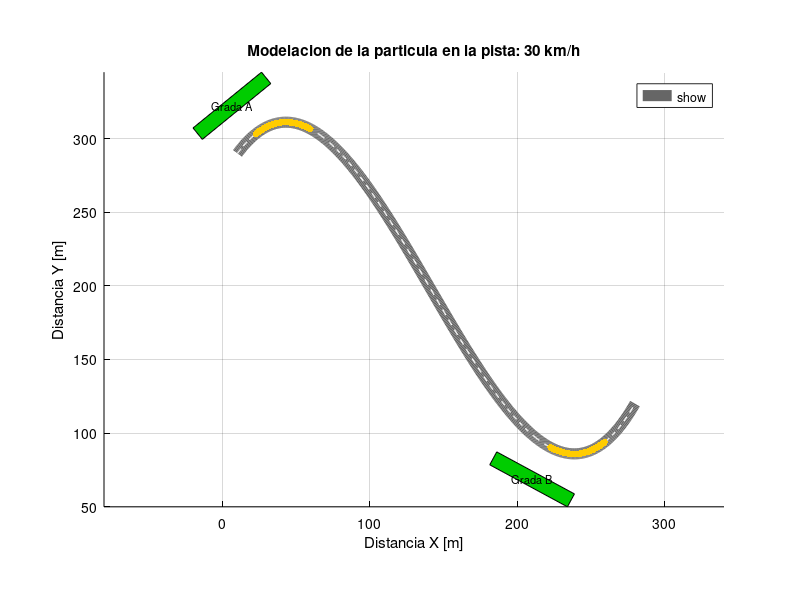

MATLAB code to generate this figure: (Note: this script raises an error after producing the figure.)
function modelacion_pista()
    clc; close all;
    
    % ==========================================
    % INPUT DE USUARIO
    % ==========================================
    prompt = {'Ingrese la velocidad del auto (km/h):'};
    dlgtitle = 'F1 Telemetry Setup';
    dims = [1 50];
    definput = {'30'};
    ans_user = inputdlg(prompt, dlgtitle, dims, definput);
    if isempty(ans_user), return; end
    vel_auto_kmh = str2double(ans_user{1});
    if isnan(vel_auto_kmh) || vel_auto_kmh < 0, return; end
    vel_auto_ms = vel_auto_kmh / 3.6; 

    % ==========================================
    % DATOS FÍSICOS
    % ==========================================
    points = [10 290; 110 250; 140 200; 280 120];
    xi = 10; xf = 280;
    
    m_auto = 798;       % Masa F1 (kg)
    % m_auto2 = 800;      % Masa Obstáculo
    g = 9.81; 
    mu_s = 0.8; mu_k = 0.6; theta = deg2rad(3); 
    % dt_impacto = 0.1;

    [a,b,c,d] = calcularIncognitas(points);
    coefs = [a b c d];
    
    x_track = xi:0.5:xf;
    y_track = polyval(coefs, x_track);
    der1 = polyder(coefs);
    dy_track = polyval(der1, x_track); 
    R = calcularRadioCurvatura(coefs, x_track); 
    
    % Zonas Críticas y Vel Max
    idx_zona_amarilla = R < 50; 
    num = sin(theta) + mu_s * cos(theta);
    den = cos(theta) - mu_s * sin(theta);
    V_max_array = sqrt(abs(R) .* g .* (num / den)); 

    % ==========================================
    % PREPARACIÓN GRÁFICA
    % ==========================================
    fig = figure('Name', 'F1 Telemetry System', 'Color', 'w', 'Position', [50 50 1200 800]);
    hold on; grid on; axis equal;
    
    % Ejes y Fondo
    set(gca, 'Color', 'w', 'XColor', 'k', 'YColor', 'k');
    title(['Modelacion de la particula en la pista: ' num2str(vel_auto_kmh) ' km/h'], 'Color', 'k');
    xlabel('Distancia X [m]'); ylabel('Distancia Y [m]');
    
    % Dibujar Pista
    plot(x_track, y_track, 'Color', [0.4 0.4 0.4], 'LineWidth', 8, 'DisplayName', 'Pista'); 
    plot(x_track, y_track, 'w--', 'LineWidth', 1, 'HandleVisibility', 'off');
    
    if any(idx_zona_amarilla)
        plot(x_track(idx_zona_amarilla), y_track(idx_zona_amarilla), ...
             '.', 'Color', [1 0.8 0], 'MarkerSize', 15, 'DisplayName', 'Zona Riesgo');
    end
    
    colocarGradaManual(22, coefs, -25, 'Grada A');
    colocarGradaManual(222, coefs, 25, 'Grada B');
    
    legend('show', 'Location', 'northeast');

    % ==========================================
    % TABLERO DE TELEMETRÍA (HUD)
    % ==========================================
    % Creamos una caja de texto vacía en la esquina superior izquierda
    hud_box = text(xi, 290, '', ...
        'FontName', 'Consolas', 'FontSize', 10, ...
        'BackgroundColor', [0 0 0 0.8], ... 
        'Color', 'w', ...                   
        'EdgeColor', 'k', 'Margin', 5);

    % Objetos Móviles
    auto_dot = plot(x_track(1), y_track(1), 'ro', 'MarkerSize', 8, 'MarkerFaceColor', 'r', 'HandleVisibility', 'off');
    estela = plot(x_track(1), y_track(1), 'r-', 'LineWidth', 1, 'HandleVisibility', 'off');
    
    se_derrapo = false;
    idx_fallo = 0;
    
    % ==========================================
    % ANIMACIÓN FÍSICA
    % ==========================================
    for i = 1:length(x_track)
        if ~isvalid(fig), break; end 
        
        % --- CÁLCULOS EN TIEMPO REAL ---
        radio_actual = abs(R(i));
        limite_v = V_max_array(i);
        vel_actual_kmh = vel_auto_ms * 3.6;
        
        % Energía Cinética: K = 1/2 * m * v^2
        E_cinetica = 0.5 * m_auto * vel_auto_ms^2;
        

        % --- ACTUALIZAR HUD (TEXTO) ---
        mensaje = sprintf([ ...
            'Velocidad:  %6.1f km/h\n' ...
            'Límite Max: %6.1f km/h\n' ...
            'Radio Curva:%6.1f m\n' ...
            'Energía K:  %6.1f kJ'], ...
            vel_actual_kmh, limite_v*3.6, radio_actual, E_cinetica/1000);
            
        set(hud_box, 'String', mensaje, 'Position', [x_track(i)+10, y_track(i)+20, 0]); % El texto sigue al auto
        
        % --- LÓGICA DE DERRAPE ---
        if (vel_auto_ms > limite_v) && (radio_actual < 1000)
            se_derrapo = true; idx_fallo = i;
            plot(x_track(i), y_track(i), 'kx', 'MarkerSize', 15, 'LineWidth', 3);
            break; 
        end
        
        set(auto_dot, 'XData', x_track(i), 'YData', y_track(i));
        set(estela, 'XData', x_track(1:i), 'YData', y_track(1:i));
        drawnow; pause(0.01); 
    end
    
    % ==========================================
    % 6. FÍSICA POST-DERRAPE (Colisión)
    % ==========================================
    if se_derrapo
        m_tan = dy_track(idx_fallo);
        theta_v = atan(m_tan);
        
        % Barrera
        x_skid = x_track(idx_fallo); y_skid = y_track(idx_fallo);
        dist_barrera = 40;
        xb = x_skid + dist_barrera * cos(theta_v);
        yb = y_skid + dist_barrera * sin(theta_v);
        line([xb-2, xb+2], [yb+5, yb-5], 'Color', 'k', 'LineWidth', 5, "DisplayName", "Barrera");
        
        % Animación Derrape
        x_trace = x_skid; y_trace = y_skid;
        ruta_derrape = plot(x_skid, y_skid, 'Color', [1 0.5 0], 'LineWidth', 2, 'LineStyle', '--', "DisplayName","Trayectoria Tangencial");
        
        vel_actual = vel_auto_ms;
        dist_recorrida = 0;
        dt = 0.05;
        
        while dist_recorrida < dist_barrera && vel_actual > 0
             if ~isvalid(fig), break; end
             
             % Fisica: Disipación de Energía
             vel_actual = vel_actual - (mu_k * g * dt);
             if vel_actual < 0, vel_actual = 0; end
             
             % Energia actual bajando
             E_cinetica = 0.5 * m_auto * vel_actual^2;
             
             % Mover
             dx = vel_actual * cos(theta_v) * dt;
             dy = vel_actual * sin(theta_v) * dt;
             x_skid = x_skid + dx; y_skid = y_skid + dy;
             dist_recorrida = dist_recorrida + sqrt(dx^2 + dy^2);
             
             % Actualizar HUD con caida de energia
             mensaje = sprintf([ ...
                '--- Impacto ---\n' ...
                'Velocidad:  %6.1f km/h\n' ...
                'Energía K:  %6.1f kJ\n' ...
                'Estado:     Derrapado'], ...
                vel_actual*3.6, E_cinetica/1000);
             set(hud_box, 'String', mensaje, 'Color', 'r', 'Position', [x_skid+10, y_skid+10, 0]);
             
             set(auto_dot, 'XData', x_skid, 'YData', y_skid);
             x_trace = [x_trace, x_skid]; y_trace = [y_trace, y_skid];
             set(ruta_derrape, 'XData', x_trace, 'YData', y_trace);
             drawnow; pause(0.01);
        end
        
    end
    hold off;
end

% FUNCIONES AUXILIARES (Dejar igual que antes)
function [a,b,c,d] = calcularIncognitas(p)
    X = [p(:,1).^3, p(:,1).^2, p(:,1), ones(4,1)];
    Y = p(:,2);
    C = X\Y; a=C(1); b=C(2); c=C(3); d=C(4);
end
function R = calcularRadioCurvatura(coefs, x)
    der1 = polyder(coefs); der2 = polyder(der1);
    dy = polyval(der1, x); ddy = polyval(der2, x);
    R = ((1 + dy.^2).^(1.5)) ./ abs(ddy);
end
function colocarGradaManual(x, c, o, t)
    y = polyval(c, x); d = polyval(polyder(c), x); th = atan(d);
    xg = x + o*sin(th); yg = y - o*cos(th);
    ancho = 60; prof = 10;
    Xr = [-ancho/2, ancho/2, ancho/2, -ancho/2]; Yr = [-prof/2, -prof/2, prof/2, prof/2];
    Xrot = Xr*cos(th)-Yr*sin(th)+xg; Yrot = Xr*sin(th)+Yr*cos(th)+yg;
    patch(Xrot, Yrot, [0 0.8 0], 'FaceAlpha', 1, 'EdgeColor', 'k', 'DisplayName', t);
    text(xg, yg, t, 'HorizontalAlignment', 'center', 'Color', 'k', 'FontSize', 8);
end